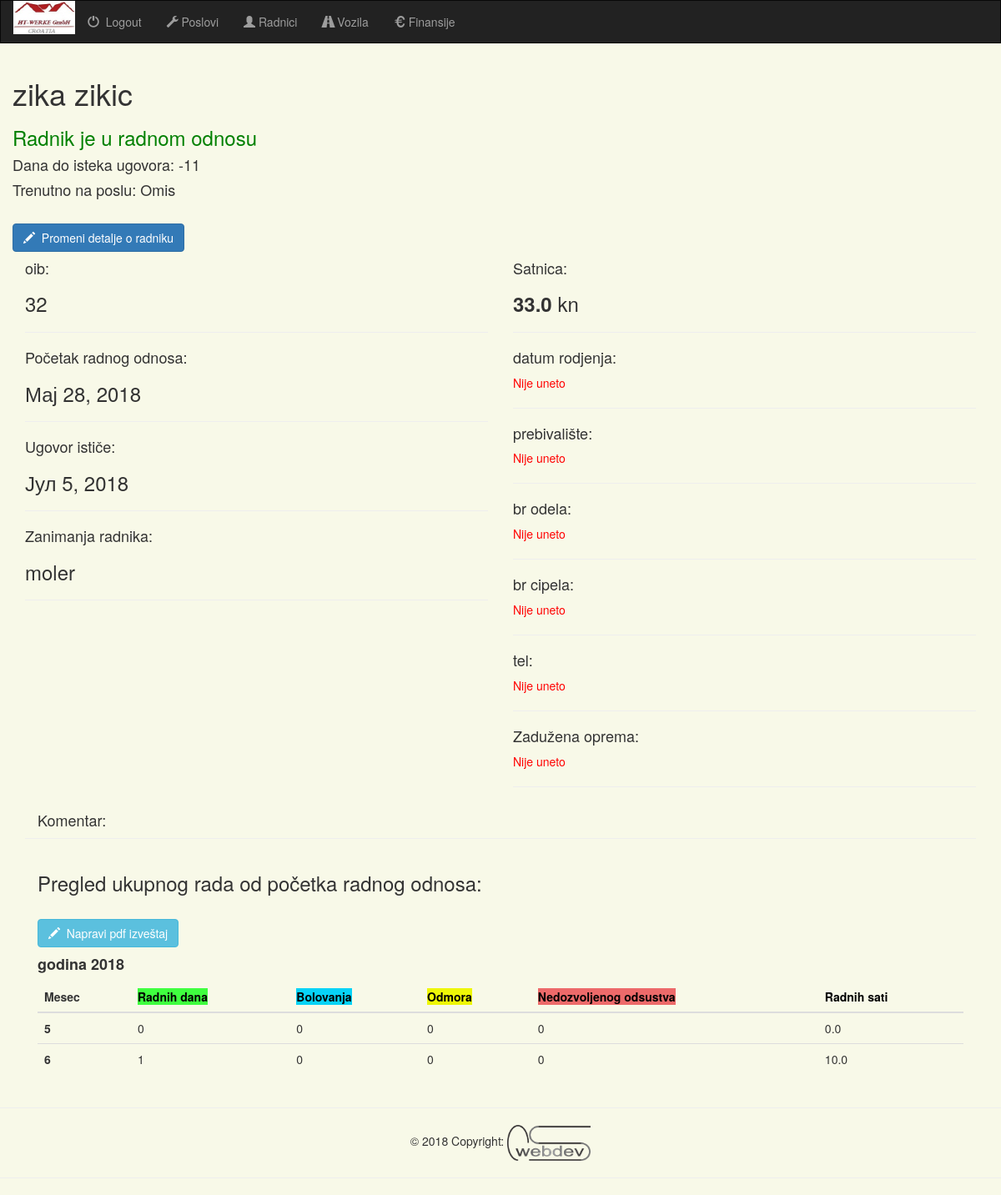
Before: /administracija/radnik/1/ (signed in) with the older database file.
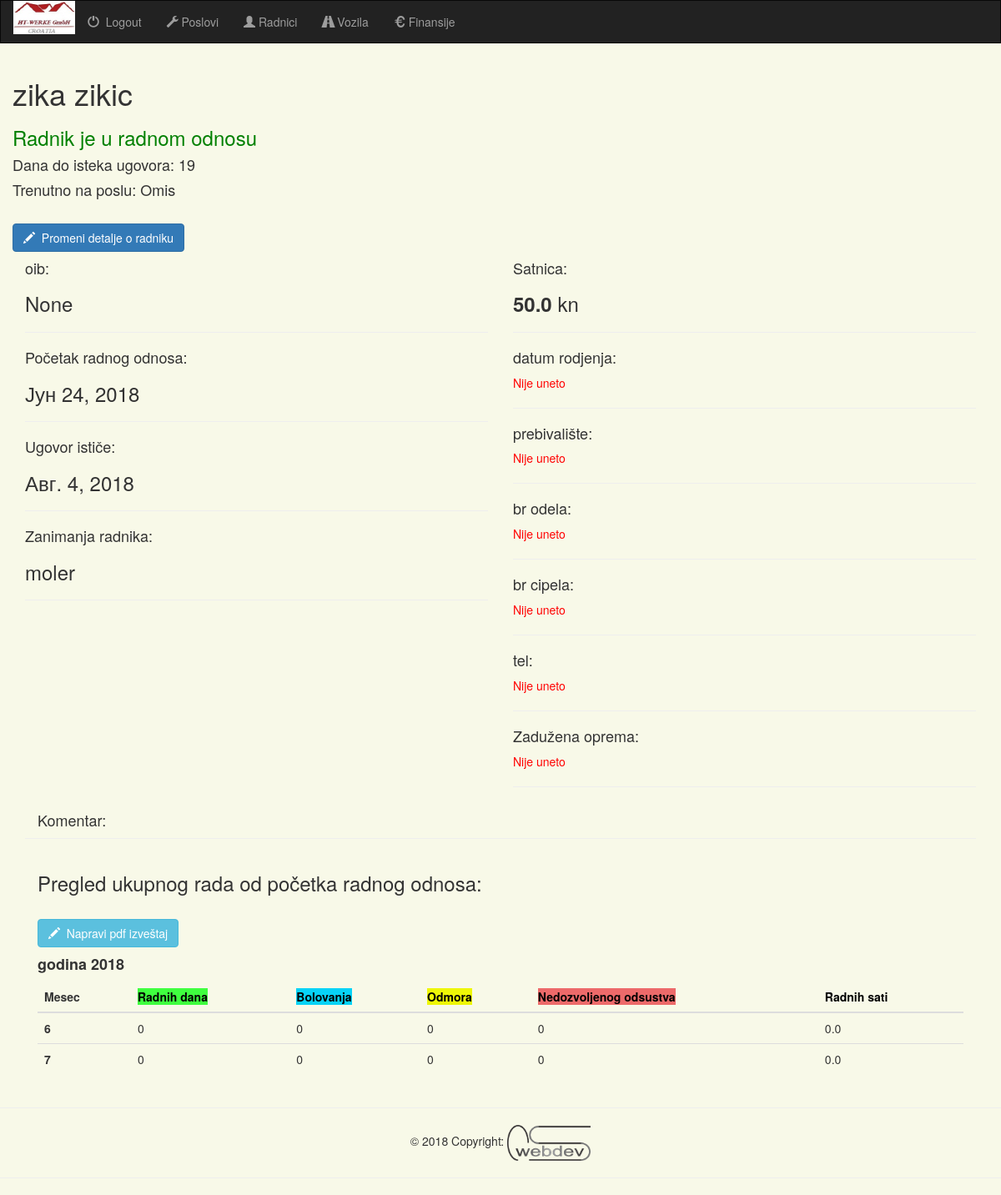
After: the same page with the newer database file.
### projects/models.py (models this page shows, shortened)
class Radnik(models.Model):
    ime = models.CharField(max_length=50)
    oib = models.CharField(max_length=50, null=True, blank=True)
    datum_rodjenja = models.CharField(max_length=10, null=True, blank=True)
    prebivaliste = models.CharField(max_length=30, null=True, blank=True)
    broj_telefona = models.CharField(max_length=30, blank=True)
    broj_odela = models.IntegerField(default=None, null=True, blank=True)
    broj_cipela = models.IntegerField(default=None, null=True, blank=True)
    poceo_raditi = models.DateField()
    ugovor_vazi_do = models.DateField()
    satnica = models.FloatField(max_length=10)
    zaduzena_oprema = models.CharField(max_length=100, blank=True)
    dostupan = models.BooleanField(default=True)
    posao = models.ForeignKey(Poslovi, null=True, blank=True, on_delete=models.SET_NULL)
    u_radnom_odnosu = models.BooleanField(default=True)
    klasa = models.CharField(max_length=10, choices=klase, default='klasa_1')
    zanimanja = models.ManyToManyField(Zanimanja)
    dana_do_isteka_ugovora = models.IntegerField(default=None, null=True, blank=True)
    komentar = models.CharField(max_length=500, blank=True)
    class Meta:
        verbose_name_plural = "Radnici"

class Poslovi(models.Model):
    ime = models.CharField(max_length=30)
    opis = models.CharField(max_length=100, blank=True)
    dogovoreni_radni_sati = models.FloatField(default=0.0)
    dogovoreni_radni_sati_klasa_2 = models.FloatField(default=0.0)
    dogovoreni_radni_sati_klasa_3 = models.FloatField(default=0.0)
    dogovoreni_radni_sati_klasa_4 = models.FloatField(default=0.0)
    dogovoreni_radni_sati_klasa_5 = models.FloatField(default=0.0)
    dogovoreno_po_kvadratu = models.FloatField(default=0.0)
    pocetak_radova = models.DateField()
    kraj_radova = models.DateField(null=True, blank=True)
    class Meta:
        verbose_name_plural = "Poslovi"

### projects/views.py (the view)
# urls.py: url(r'^administracija/radnik/(?P<radnik_id>[0-9]+)/$', views.radnik_detail, name='radnik-detail'),
def radnik_detail(request, radnik_id):
    if not request.user.is_authenticated():
        return render(request, 'projects/login.html')
    else:
        radnik = get_object_or_404(Radnik, pk=radnik_id)
        current_date = datetime.date.today()
        preostalo_dana = radnik.ugovor_vazi_do - current_date
        radnik.dana_do_isteka_ugovora = preostalo_dana.days
        svi_dani_radnika = Dan.objects.filter(radnik=radnik).order_by('datum')
        godine = []
        for dan in svi_dani_radnika:
            godina_postoji = False
            mesec_postoji = False
            for godina in godine:
                if godina[0] == dan.datum.year:
                    godina_postoji = True
                    break
            if not godina_postoji:
                godine.append([dan.datum.year, []])
            for godina in godine:
                if godina[0] == dan.datum.year:
                    meseci = godina[1]
            for mesec in meseci:
                if mesec[0] == dan.datum.month:
                    mesec_postoji = True
                    break
            if not mesec_postoji:
                meseci.append([dan.datum.month, {'radnih_dana': 0,
                                                 'bolovanja': 0,
                                                 'odmora': 0,
                                                 'nedozvoljenog_odsustva': 0,
                                                 'radnih_sati': 0.0}])
            for mesec in meseci:
                if mesec[0] == dan.datum.month:
                    dani = mesec[1]
            if not dan.datum.weekday() == 6:
                if dan.bolovanje:
                    dani['bolovanja'] += 1
                elif dan.dozvoljeno_odsustvo:
                    dani['odmora'] += 1
                elif dan.nedozvoljeno_odsustvo:
                    dani['nedozvoljenog_odsustva'] += 1
                else:
                    if dan.radio_sati != 0:
                        dani['radnih_dana'] += 1
                        dani['radnih_sati'] += dan.radio_sati
        if radnik.posao != None:
            radnik.dostupan = False
        else:
            radnik.dostupan = True
        radnik.save()
        return render(request, 'projects/radnik_detalji.html', {
            'radnik': radnik,
            'radnik_id': radnik_id,
            'godine': godine
        })

### projects/models.py (called while the page is built)
    def __unicode__(self):
        return self.zanimanje

### projects/templates/projects/radnik_detalji.html (shortened to what the changed rows need)
{% extends 'projects/base.html' %}
{% block content %}
<div class="container">
    <div class="row">
    <h1>{{ radnik.ime }}</h1>
        {% if radnik.u_radnom_odnosu %}
        <h3><font color="green"> Radnik je u radnom odnosu</font></h3>
        <h4>Dana do isteka ugovora: {{ radnik.dana_do_isteka_ugovora }}</h4>
        {% if radnik.posao.ime %}
        <h4>Trenutno na poslu: {{ radnik.posao.ime }}</h4>
        {% else %}
        <h4><font color="green"> Radnik je dostupan!</font></h4>
        {% endif %}
        {% else %}
        <h3><font color="red"><strong> Radnik nije u radnom odnosu</strong></font></h3>
        {% endif %}
        <br>
        <a href="{% url 'projects:radnik-update' radnik_id %}">
            <button type="button" class="btn btn-primary">
            </button>
        </a>
    </div>
    <div class="row">
        <div class="col-xs-6">
            <h4>oib:</h4>
            <h3>{{ radnik.oib }}</h3>
            <hr>
            <h4>Početak radnog odnosa:</h4>
            <h3>{{ radnik.poceo_raditi }}</h3>
            <hr>
            <h4>Ugovor ističe:</h4>
            <h3>{{ radnik.ugovor_vazi_do }}</h3>
            <hr>
            <h4>Zanimanja radnika:</h4>
            {% for zanimanje in radnik.zanimanja.all %}
            <h3>{{ zanimanje }}</h3>
            {% endfor %}
            <hr>
        </div>
        <div class="col-xs-6">
            <h3><strong>{{ radnik.satnica }}</strong> kn</h3>
        </div>
    </div>
    <div class="col-xs-12">
        <h3>Pregled ukupnog rada od početka radnog odnosa:</h3><br>
            {% for godina in godine %}
        <h4><strong> godina {{ godina.0 }}</strong></h4>
                <table class="table">
                    <thead>
                    <tr>
                        <th>Mesec</th>
                        <th><font color="black" style="background-color:#3fff3f">Radnih dana</font></th>
                        <th><font color="black" style="background-color:#07d3f7">Bolovanja</font></th>
                        <th><font color="black" style="background-color:#eef707">Odmora</font></th>
                        <th><font color="black" style="background-color:#ed6a6a">Nedozvoljenog odsustva</font></th>
                        <th><font color="black">Radnih sati</font></th>
                    </tr>
                    </thead>
                    <tbody>
                    {% for mesec in godina.1 %}
                    <tr>
                        <td><strong>{{ mesec.0 }}</strong></td>
                        {% for k, v in mesec.1.items %}
                        {% if k == 'radnih_dana' %}
                        <td>{{ v }}</td>
                        {% endif %}
                        {% endfor %}
                        {% for k, v in mesec.1.items %}
                        {% if k == 'bolovanja' %}
                        <td>{{ v }}</td>
                        {% endif %}
                        {% endfor %}
                        {% for k, v in mesec.1.items %}
                        {% if k == 'odmora' %}
                        <td>{{ v }}</td>
                        {% endif %}
                        {% endfor %}
                        {% for k, v in mesec.1.items %}
                        {% if k == 'nedozvoljenog_odsustva' %}
                        <td>{{ v }}</td>
                        {% endif %}
                        {% endfor %}
                        {% for k, v in mesec.1.items %}
                        {% if k == 'radnih_sati' %}
                        <td>{{ v }}</td>
                        {% endif %}
                        {% endfor %}
                    </tr>
                    {% endfor %}
                    </tbody>
                </table>
            {% endfor %}
    </div>
</div>
{% endblock %}

Changed rows visible on the page:
changed Radnik "zika zikic": dana_do_isteka_ugovora "-11" → "19"; oib "32" → "None"; poceo_raditi "Мај 28, 2018" → "Јун 24, 2018"; ugovor_vazi_do "Јул 5, 2018" → "Авг. 4, 2018"; satnica "33.0" → "50.0"
Other visible differences:
list line gone: "5 0 0 0 0 0.0 1 10.0"
new list line: "0 0.0 7 0 0 0 0 0.0"
